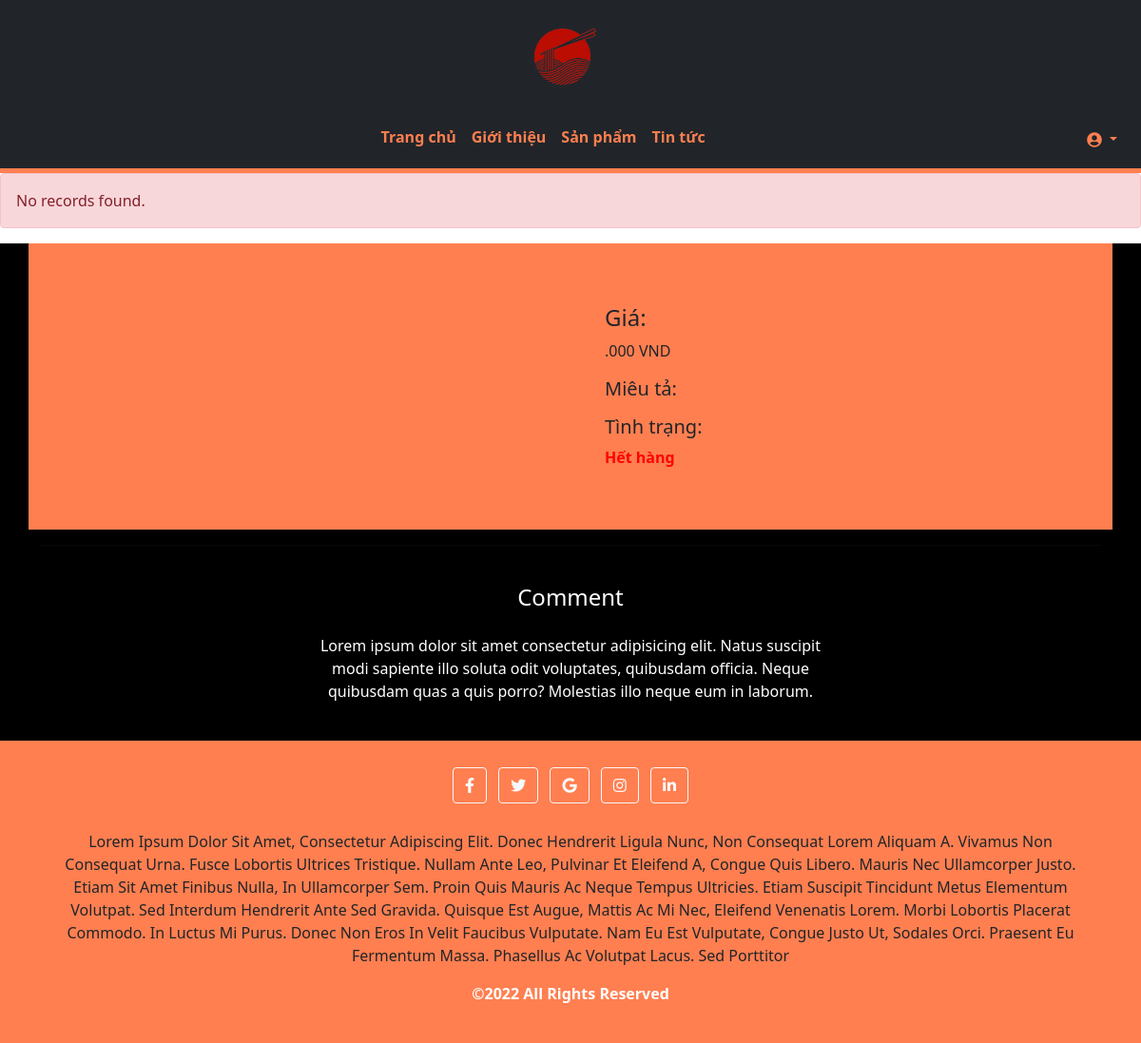
Page /productInfo.php on the earlier database version.
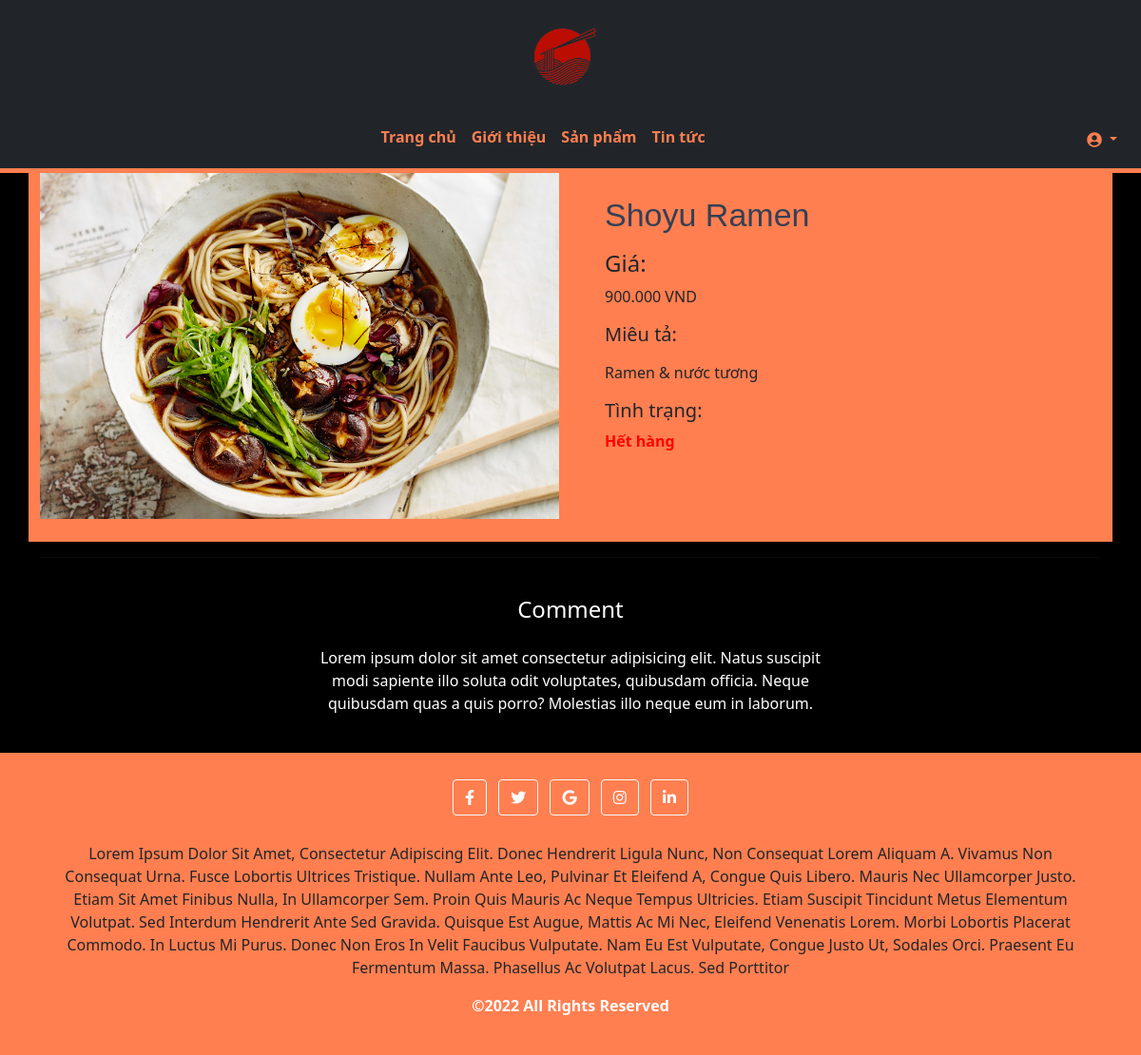
Same page on the later database version.
### tables this page shows
CREATE TABLE `product` (
  `id` int(10) UNSIGNED NOT NULL,
  `name` varchar(100) NOT NULL,
  `description` text NOT NULL,
  `price` float UNSIGNED NOT NULL,
  `img_path` text NOT NULL,
  `status` tinyint(1) NOT NULL DEFAULT 1 COMMENT '0: unavailable, 1: available',
  `feature` tinyint(1) NOT NULL DEFAULT 1 COMMENT '0: not featured on news, 1: featured on news',
  `comment_board_id` text NOT NULL
);

### productInfo.php (the view, shortened to what this page needs)
<?php
  require_once('config/config.php');
  $id = "";
  $query = "SELECT * FROM product WHERE id = '" . $id . "'";
  $res = mysqli_query($conn, $query);
  $dish = mysqli_fetch_all($res, MYSQLI_ASSOC);
  $row_cnt = $res->num_rows;
  $dish1 = $dish[0];
?>
<!DOCTYPE html>
<html lang="en">
<head>
  <link href="https://cdnjs.cloudflare.com/ajax/libs/font-awesome/5.9.0/css/all.min.css" rel="stylesheet">
  <link href="https://cdn.jsdelivr.net/npm/bootstrap@5.1.3/dist/css/bootstrap.min.css" rel="stylesheet">
  <link rel="stylesheet" href="styles/product-style.css">
</head>
<body>
  <div>
    <?php $IPATH = $_SERVER["DOCUMENT_ROOT"]."/btl-web/";
    include($IPATH."navbar.php");?>
  </div>
  <?php
    if($row_cnt==0){
        echo "<div class='alert alert-danger'>No records found.</div>";
    }
  ?>
  <main class="">
    <div class="container dark-grey-text">
      <div class="row productDISP">
        <div class="col-md-6 mb-4">
          <img src="<?php echo htmlspecialchars($dish1['img_path']); ?>" class="img-fluid" alt="">
        </div>
        <div class="col-md-6 mb-4">
          <div class="p-4">
            <div class="mb-3">
                <h1><?php echo htmlspecialchars($dish1['name']); ?></h1>
            </div>
            <p class="lead">
              <span><h4>Giá:</h4><?php echo htmlspecialchars($dish1['price']); ?>.000 VND</span>
            </p>
            <p class="lead font-weight-bold"><h5>Miêu tả:</h5></p>
            <p><?php echo htmlspecialchars($dish1['description']); ?></p>
            <p><h5>Tình trạng:</h5>
              <?php
                  if ($dish1['status'] == 1) {
                    echo '<p class="stat-ok">Còn hàng<p>';
                  } else {
                    echo '<p class="stat-fail">Hết hàng<p>';
                  }
              ?>
            </p>
          </div>
        </div>
      </div>
      <hr>
      <div class="row d-flex justify-content-center commentDISP">
        <div class="col-md-6 text-center">
          <h4 class="my-4 h4">Comment</h4>
          <p>Lorem ipsum dolor sit amet consectetur adipisicing elit. Natus suscipit modi sapiente illo soluta odit
            voluptates,
            quibusdam officia. Neque quibusdam quas a quis porro? Molestias illo neque eum in laborum.</p>
        </div>
      </div>
      <div class="row wow fadeIn">
      </div>
    </div>
  </main>
  <div>
    <?php $IPATH = $_SERVER["DOCUMENT_ROOT"]."/btl-web/";
    include($IPATH."footer.php");?>
  </div>
</body>
</html>

Differences in the rows shown:
added product: img_path (picture), name "Shoyu Ramen", price "900", description "Ramen & nước tương"
Other differences:
text no longer shown: "No records found."
